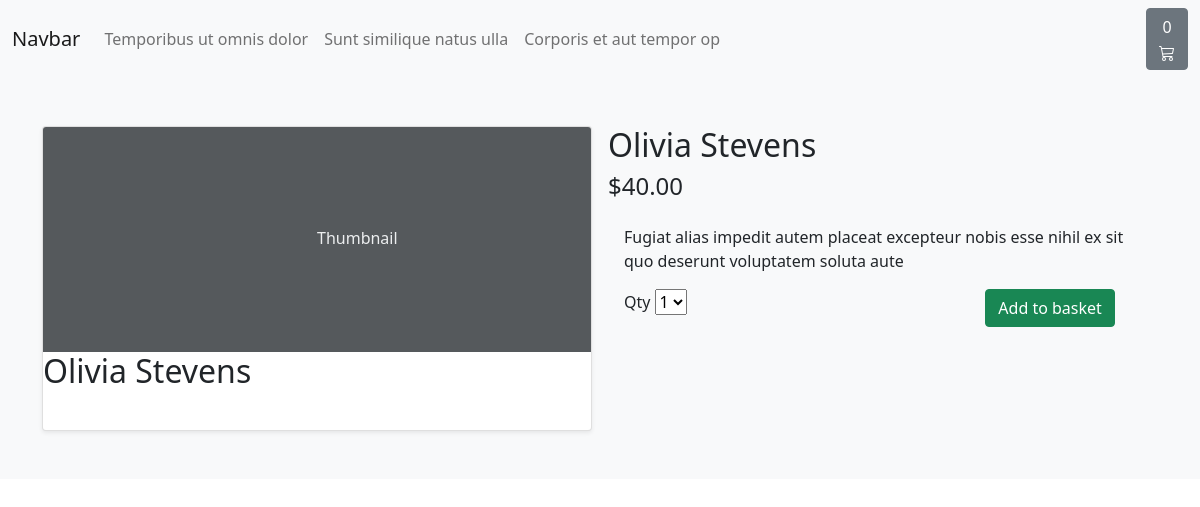
/product/Deserunt-totam, run on the app's committed database.
### onlinestore/models.py (models this page shows, shortened)
class Category(models.Model):
    title = models.CharField(max_length=25)
    slug = models.SlugField()
    description = models.TextField(max_length=2055)
    def __str__(self):
        return self.title
    class Meta:
        verbose_name_plural = 'categories'

class Product(models.Model):
    name = models.CharField(max_length=255)
    description = models.TextField(max_length=2055)
    slug=  models.SlugField(unique=True)
    pricce = models.DecimalField(max_digits=4, decimal_places=2,default=0)
    image = models.ImageField(upload_to='images/', default='images/default.jpg')
    created = models.DateTimeField(auto_now_add=True)
    updated = models.DateTimeField(auto_now = True)
    is_active = models.BooleanField(default=True)
    in_stock = models.BooleanField(default= True)
    categories = models.ForeignKey(Category, on_delete=models.CASCADE, related_name= 'product')
    user = models.ForeignKey(User, on_delete=models.CASCADE, related_name='admin_creator')
    class Meta:
        ordering: ['-updated',]

### onlinestore/views.py (the view)
# urls.py: path('product/<slug:slug>', views.show_product, name='show_product'),
def show_product(request, slug):
    product = get_object_or_404(Product, slug= slug)
    context = {
        'product':product
    }
    return render(request, 'onlinestore/show.html', context)

### basket/basket.py (called while the page is built)
    def __len__(self):
        return sum(item['qty'] for item in self.basket.values())

### basket/context_processors.py (called while the page is built)
def basket(request):
    return{
        'basket': Basket(request)
    }

### onlinestore/context_processors.py (called while the page is built)
def categories(request):
    return {
        'categories': Category.objects.all()
    }

### templates/onlinestore/show.html (shortened to what this page needs)
{% extends './base.html' %}
{% block 'content' %}
<div class="album py-5 bg-light">
    <div class="container">
        <div class="row row-cols-1 row-cols-sm-2 row-cols-md-2   g-3">
            <div class="col">
                <div class="card shadow-sm">
                    <svg class="bd-placeholder-img card-img-top" width="100%" height="225"
                         xmlns="http://www.w3.org/2000/svg" role="img" aria-label="Placeholder: Thumbnail"
                         preserveAspectRatio="xMidYMid slice" focusable="false"><title>Placeholder</title>
                        <text x="50%" y="50%" fill="#eceeef" dy=".3em">Thumbnail</text>
                    </svg>
                    <h2>{{ product.name }}</h2>
                    <div class="card-body">
                    </div>
                </div>
            </div>
            <div class="col">
                <h2>{{ product.name }}</h2>
                <h4>${{product.pricce}}</h4>
                <div class="card-body">
                    <p class="card-text">{{ product.description }}</p>
                    <div class="row">
                        <div class="col-4">
                            <label for="select">Qty</label>
                            <select id="select">
                                    <option value="1">1</option>
                                </select>
                        </div>
                        <div class="col-4 offset-4">
                            <button type="button" class="btn btn-success" id="add-button" value="{{product.id}}">Add to basket</button>
                        </div>
                    </div>
                </div>
            </div>
        </div>
    </div>
</div>
{% endblock %}

### templates/onlinestore/navbar.html (shortened to what this page needs)
<nav class="navbar navbar-expand-lg navbar-light bg-light">
  <div class="container-fluid">
    <a class="navbar-brand" href="/">Navbar</a>
    <div class="collapse navbar-collapse" id="navbarNav">
      <ul class="navbar-nav">
        {% for category in categories %}
          <li class="nav-item">
            <a class="nav-link" aria-current="page" href="{% url 'onlinestore:cat_product' category.slug %}">{{category}}</a>
          </li>
        {% endfor %}
      </ul>
    </div>
    <a href="{% url 'basket:basket_summary' %}">
        <button type="button" class="btn btn-secondary" id="">
        {% with total_qty=basket|length  %}
          <div id="basket-qty">
        {% if total_qty > 0 %}
          {{total_qty}}
          {% else %}
            0
          {% endif %}
            </div>
        {% endwith %}
    </button>
      </a>
  </div>
</nav>

### data on the page
Category: title "Temporibus ut omnis dolor"
Category: title "Sunt similique natus ulla"
Category: title "Corporis et aut tempor op"
Product: name "Olivia Stevens", pricce "40.00", description "Fugiat alias impedit autem placeat excepteur nobis esse nihil ex sit quo deserunt voluptatem soluta aute"
